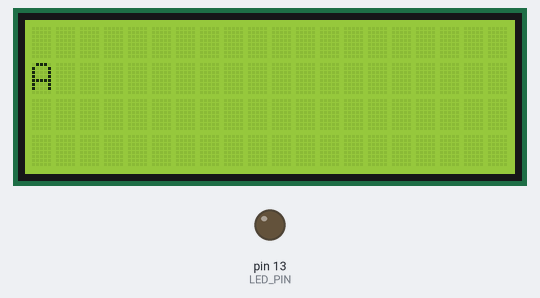
Simulated run of this sketch. Board: Arduino Uno, built with avr-gcc and run on an emulated ATmega328P. Shown: 20×4 character LCD, output pins drawn as LEDs (lit = HIGH). Dashed ring = blinking.

Above: at 0.22 s.
At 6.5 s:
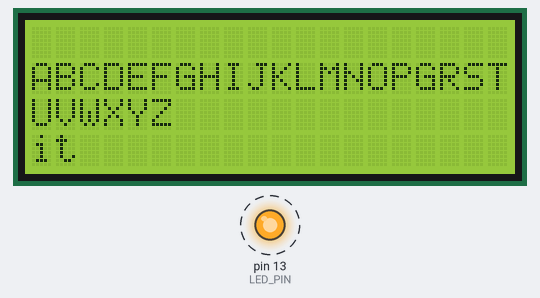
At 20.1 s:
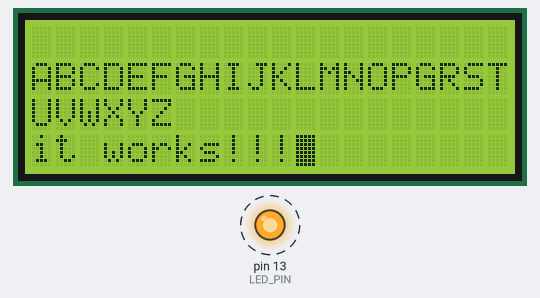
At 39.7 s:
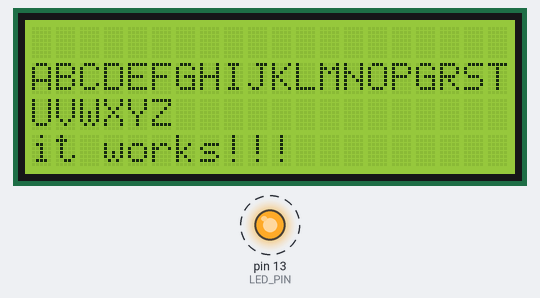
Timing chart, 0 to 40.0 s (numbered marks = the images above):
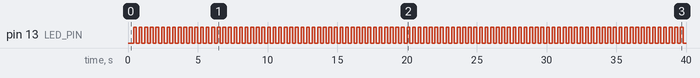

The sketch:

LCD_effects.ino
```cpp
#include <LiquidCrystal_I2C.h>
LiquidCrystal_I2C lcd(0x27, 20, 4);

//---------------SETTINGS---------------//
#define LED_PIN 13
const unsigned short tmr1 = 500;    //Cursor flicker rate, ms
const unsigned char tmr2 = 150;     //Character output rate, ms
const unsigned char tmr3 = 200;     //LED blinking rate, ms

//---Separate elapsed time flags for cursor, text input and LED---//
unsigned long CursorPassedTime = 0;
unsigned long CharPassedTime = 0;
unsigned long LEDPassedTime = 0;

unsigned short for_i = 0;           //Variable for serial output
unsigned char CursorX, CursorY;     //Cursor coordinates

String ToWrite;                     //Queue of output

bool CursorF;                       //Flag for the cursor
bool LEDF;                          //Flag for the LED
bool FO0 = false;                   //For Once #0
bool FO1 = false;                   //For Once #1

void setup(){
  pinMode(LED_PIN, OUTPUT);
  lcd.init();
  lcd.backlight();
}

void loop(){
  //---flashing the LED to demonstrate multitasking---//
  if (millis() - LEDPassedTime >= tmr3){
    if (LEDF){
      digitalWrite(LED_PIN, HIGH);
    } else {
      digitalWrite(LED_PIN, LOW);
    }
    LEDF = !LEDF;
    LEDPassedTime = millis();
  }

  //--------------------------text printing algorithm--------------------------//
  if (!FO0){CursorX = 0; CursorY = 1; FO0 = true;}     //Setting cursor for onse
  if (!FO1){                                           //Printing text fof onse
    ToWrite = """ABCDEFGHIJKLMNOPGRSTUVWXYZ              it works!!!""";
    FO1 = true;
  }

  //----------Printing the text----------//
  if (ToWrite != ""){
    if (millis() - CharPassedTime >= tmr2){
      if (for_i < ToWrite.length()){
        lcd.setCursor(CursorX, CursorY);
        CharPassedTime = millis();
        CursorX++;
        lcd.print(ToWrite[for_i]);
        for_i++;
      } else {
        ToWrite = "";
        for_i = 0;
      }
    }
  }

  //---------blinking the cursor---------//
  if (millis() - CursorPassedTime >= tmr1){
    lcd.setCursor(CursorX, CursorY);
    CursorPassedTime = millis();
    if(CursorF){
      lcd.write(255);
    } else {
      lcd.print(" ");
    }
    CursorF = !CursorF;
  }

  //---moving to the next line---//
  if (CursorX>19){
    CursorX = 0;
    CursorY++;
  }
}
```

Measured:
- by itself, pin 13 (LED_PIN): alternates HIGH for 0.20 s and LOW for 0.20 s
- what the display in image 2 shows lasts 0.5 s, from 20.0 s to 20.5 s
